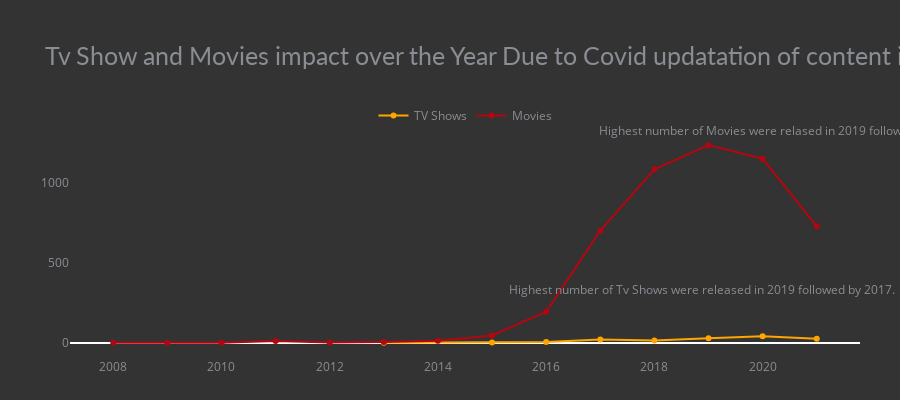

The code cell stored with this chart in its notebook:
### Code cell
# what is the impact of netflix tv shows or movies over the years by comparing both.

d1 = df[df["type"] == "TV Show"]
d2 = df[df["type"] == "Movie"]
col = "year_added"
vc1 = d1[col].value_counts().reset_index().rename(columns = {col : "count", "index" : col})
vc1['percent'] = vc1['count'].apply(lambda x : 100*x/sum(vc1['count']))
vc1 = vc1.sort_values(col)
vc2 = d2[col].value_counts().reset_index().rename(columns = {col : "count", "index" : col})
vc2['percent'] = vc2['count'].apply(lambda x : 100*x/sum(vc2['count']))
vc2 = vc2.sort_values(col)
trace1 = go.Scatter(x=vc1[col], y=vc1["count"], name="TV Shows", marker=dict(color="orange"), )
trace2 = go.Scatter(x=vc2[col], y=vc2["count"], name="Movies", marker=dict(color="#b20710"))
data = [trace1, trace2]
fig_line = go.Figure(data)
fig_line.update_traces(hovertemplate=None)
fig_line.update_xaxes(showgrid=False)
fig_line.update_yaxes(showgrid=False)
large_title_format = 'Tv Show and Movies impact over the Year'
small_title_format = "Due to Covid updatation of content is slowed." 
fig_line.update_layout(title=large_title_format + " " + small_title_format, 
    height=400, margin=dict(t=130, b=0, l=70, r=40), 
    hovermode="x unified", xaxis_title=' ', 
    yaxis_title=" ", plot_bgcolor='#333', paper_bgcolor='#333', 
    title_font=dict(size=25, color='#8a8d93',
    family="Lato, sans-serif"),
    font=dict(color='#8a8d93'),
    legend=dict(orientation="h",
    yanchor="bottom",
    y=1,
    xanchor="center",
    x=0.5)) 
fig_line.add_annotation(dict
    (x=0.8, 
    y=0.3,
    ax=0, 
    ay=0,
    xref = "paper",
    yref = "paper",
    text= "Highest number of Tv Shows were released in 2019 followed by 2017." )) 
fig_line.add_annotation(dict
    (x=0.9, 
    y=1,
    ax=0,
    ay=0,
    xref = "paper",
    yref = "paper",
    text= "Highest number of Movies were relased in 2019 followed by 2020" )) 
fig_line.show()

### Figure 1 — Plotly figure (JSON) as saved in the notebook; plotly's stock layout.template omitted (floating-point values rounded to 4 significant figures)
{"data": [{"marker": {"color": "orange"}, "name": "TV Shows", "type": "scatter", "x": [2013, 2015, 2016, 2017, 2018, 2019, 2020, 2021], "y": [1, 3, 7, 22, 16, 29, 43, 26]}, {"marker": {"color": "#b20710"}, "name": "Movies", "type": "scatter", "x": [2008, 2009, 2010, 2011, 2012, 2013, 2014, 2015, 2016, 2017, 2018, 2019, 2020, 2021], "y": [1, 2, 1, 13, 3, 6, 14, 47, 195, 702, 1085, 1236, 1151, 729]}], "layout": {"annotations": [{"ax": 0, "ay": 0, "text": "Highest number of Tv Shows were released in 2019 followed by 2017.", "x": 0.8, "xref": "paper", "y": 0.3, "yref": "paper"}, {"ax": 0, "ay": 0, "text": "Highest number of Movies were relased in 2019 followed by 2020", "x": 0.9, "xref": "paper", "y": 1, "yref": "paper"}], "font": {"color": "#8a8d93"}, "height": 400, "hovermode": "x unified", "legend": {"orientation": "h", "x": 0.5, "xanchor": "center", "y": 1, "yanchor": "bottom"}, "margin": {"b": 0, "l": 70, "r": 40, "t": 130}, "paper_bgcolor": "#333", "plot_bgcolor": "#333", "title": {"font": {"color": "#8a8d93", "family": "Lato, sans-serif", "size": 25}, "text": "Tv Show and Movies impact over the Year Due to Covid updatation of content is slowed."}, "xaxis": {"showgrid": false, "title": {"text": " "}}, "yaxis": {"showgrid": false, "title": {"text": " "}}}}
